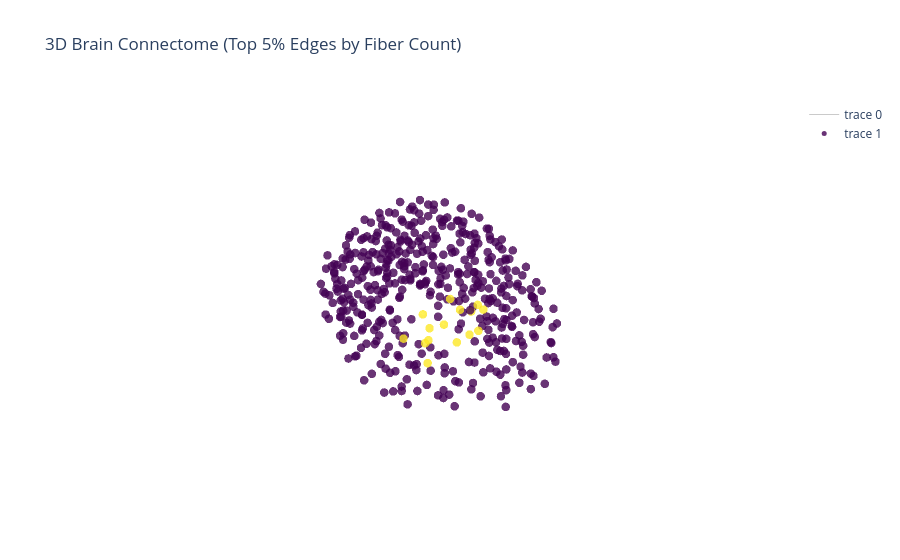

Write notebook code for a chart like this one.
### Markdown cell above
## 1. Interactive 3D Brain Connectome (Plotly)

### Code cell
import plotly.graph_objects as go
import numpy as np

# Ensure positions are floats
nodes_df['dn_position_x'] = nodes_df['dn_position_x'].astype(float)
nodes_df['dn_position_y'] = nodes_df['dn_position_y'].astype(float)
nodes_df['dn_position_z'] = nodes_df['dn_position_z'].astype(float)

# Create a trace for the nodes
node_trace = go.Scatter3d(
    x=nodes_df['dn_position_x'],
    y=nodes_df['dn_position_y'],
    z=nodes_df['dn_position_z'],
    mode='markers',
    hoverinfo='text',
    text=nodes_df['dn_name'],
    marker=dict(
        size=5,
        color=nodes_df['dn_region'].astype('category').cat.codes,
        colorscale='Viridis',
        opacity=0.8
    )
)

edge_x = []
edge_y = []
edge_z = []

# To make it efficient, we iterate and plot only edges with > some fiber count
threshold = np.percentile(edges_df['number_of_fibers'], 95)
strong_edges = edges_df[edges_df['number_of_fibers'] > threshold]

for _, edge in strong_edges.iterrows():
    source_node = nodes_df[nodes_df['node_id'] == edge['source']]
    target_node = nodes_df[nodes_df['node_id'] == edge['target']]
    if not source_node.empty and not target_node.empty:
        edge_x.extend([source_node['dn_position_x'].values[0], target_node['dn_position_x'].values[0], None])
        edge_y.extend([source_node['dn_position_y'].values[0], target_node['dn_position_y'].values[0], None])
        edge_z.extend([source_node['dn_position_z'].values[0], target_node['dn_position_z'].values[0], None])

edge_trace = go.Scatter3d(
    x=edge_x,
    y=edge_y,
    z=edge_z,
    mode='lines',
    line=dict(color='rgba(150, 150, 150, 0.5)', width=1),
    hoverinfo='none'
)

fig = go.Figure(data=[edge_trace, node_trace])
fig.update_layout(
    title=f"3D Brain Connectome (Top 5% Edges by Fiber Count)",
    scene=dict(
        xaxis=dict(showbackground=False, visible=False),
        yaxis=dict(showbackground=False, visible=False),
        zaxis=dict(showbackground=False, visible=False)
    )
)
fig.show()

### Figure 1 — Plotly figure (JSON) as saved in the notebook; plotly's stock layout.template omitted (floating-point values rounded to 4 significant figures; data arrays with more than 128 entries replaced by an {"elided": "..."} marker saying what was removed)
{"data": [{"hoverinfo": "none", "line": {"color": "rgba(150, 150, 150, 0.5)", "width": 1}, "mode": "lines", "type": "scatter3d", "x": {"elided": "882 float values"}, "y": {"elided": "882 float values"}, "z": {"elided": "882 float values"}}, {"hoverinfo": "text", "marker": {"color": {"elided": "463 int values"}, "colorscale": [[0, "#440154"], [0.1111, "#482878"], [0.2222, "#3e4989"], [0.3333, "#31688e"], [0.4444, "#26828e"], [0.5556, "#1f9e89"], [0.6667, "#35b779"], [0.7778, "#6ece58"], [0.8889, "#b5de2b"], [1, "#fde725"]], "opacity": 0.8, "size": 5}, "mode": "markers", "text": {"elided": "463 str values"}, "type": "scatter3d", "x": {"elided": "463 float values"}, "y": {"elided": "463 float values"}, "z": {"elided": "463 float values"}}], "layout": {"scene": {"xaxis": {"showbackground": false, "visible": false}, "yaxis": {"showbackground": false, "visible": false}, "zaxis": {"showbackground": false, "visible": false}}, "title": {"text": "3D Brain Connectome (Top 5% Edges by Fiber Count)"}}}
